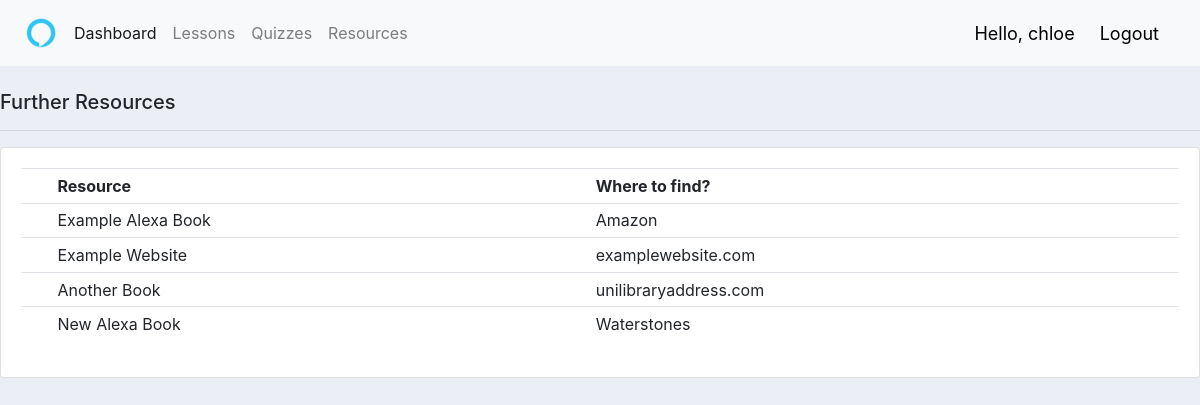
The app's page /resources/ (signed in) with its own data.
### elearningapp/models.py (models this page shows, shortened)
class Resource(models.Model):
    resource_name = models.CharField(max_length=200, null=True)
    resource_location = models.CharField(max_length=500, null=True)

### elearningapp/views.py (the view)
# urls.py: path('resources/', views.resources, name="resources"),
@login_required(login_url='login')
def resources(request):
    resources = Resource.objects.all()
    context = {
        'resources':resources,
    }
    return render(request, 'elearningapp/resources.html', context)

### elearningapp/templates/elearningapp/resources.html
{% extends 'elearningapp/main.html'%}
{% block content %}
<br>
<div class="row">
	<div class="col-md-12">
		<h5>Further Resources</h5>
		<hr>
		<div class="card card-body">
			<table class="table table-sm">
				<tr>
					<th></th>
					<th>Resource</th>
					<th>Where to find?</th>
				</tr>
				{% for resource in resources %}
					<tr>
						<td></td>
						<td>{{resource.resource_name}}</td>
						<td>{{resource.resource_location}}</td>
					</tr>
                {% endfor %}
			</table>
		</div>
	</div>
{% endblock %}

### elearningapp/templates/elearningapp/main.html (shortened to what this page needs)
{% load static %}
<!DOCTYPE html>
<html>
<head>
    <link rel="stylesheet" href="https://stackpath.bootstrapcdn.com/bootstrap/4.3.1/css/bootstrap.min.css">
    <link rel="stylesheet" type="text/css" href="{% static '/css/main.css' %}">
</head>
<body>
    {% include 'elearningapp/navbar.html' %}
    {% block content %}
    {% endblock %}
</body>
</html>

### elearningapp/templates/elearningapp/navbar.html (shortened to what this page needs)
{% load static %}
<nav class="navbar navbar-expand-lg navbar-light bg-light">
    <img src="{% static 'images/logo.png'%}">
    <div class="collapse navbar-collapse" id="navbarNav">
      <ul class="navbar-nav">
        <li class="nav-item active">
          <a class="nav-link" href="{% url 'home' %}">Dashboard</a>
        </li>
        <li class="nav-item">
          <a class="nav-link" href="{% url 'lessons' %}">Lessons</a>
        </li>
            <a class="nav-link" href="{% url 'quiz' %}">Quizzes</a>
        <li class="nav-item">
          <a class="nav-link" href="{% url 'resources' %}">Resources</a>
      </ul>
    </div>
    <span class="hello-message">Hello, {{request.user}}</span>
    <span><a  class ="hello-message" href="{% url 'logout' %}">Logout</a></span>
  </nav>

### elearningapp/static/css/main.css (style rules this page uses)
body { background-color: #ebeff5; }

### elearningapp/templates/elearningapp/navbar.html (style rules this page uses)
.hello-message { font-size: 18px; color: black; margin-right: 25px; }

### records on screen
Resource: resource_name "Example Alexa Book", resource_location "Amazon"
Resource: resource_name "Example Website", resource_location "examplewebsite.com"
Resource: resource_name "Another Book", resource_location "unilibraryaddress.com"
Resource: resource_name "New Alexa Book", resource_location "Waterstones"

### other values on screen
{{ request.user }} "chloe"
